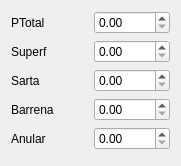
               <widget class="QWidget" name="gridLayoutWidget_8">
                <property name="geometry">
                 <rect>
                  <x>1080</x>
                  <y>220</y>
                  <width>181</width>
                  <height>166</height>
                 </rect>
                </property>
                <layout class="QGridLayout" name="gridLayout_8">
                 <item row="1" column="1">
                  <widget class="QDoubleSpinBox" name="superf"/>
                 </item>
                 <item row="2" column="0">
                  <widget class="QLabel" name="label_55">
                   <property name="text">
                    <string>Sarta</string>
                   </property>
                  </widget>
                 </item>
                 <item row="0" column="1">
                  <widget class="QDoubleSpinBox" name="p_total"/>
                 </item>
                 <item row="2" column="1">
                  <widget class="QDoubleSpinBox" name="sarta_2"/>
                 </item>
                 <item row="0" column="0">
                  <widget class="QLabel" name="label_53">
                   <property name="text">
                    <string>PTotal</string>
                   </property>
                  </widget>
                 </item>
                 <item row="3" column="1">
                  <widget class="QDoubleSpinBox" name="barrena_2"/>
                 </item>
                 <item row="1" column="0">
                  <widget class="QLabel" name="label_54">
                   <property name="text">
                    <string>Superf</string>
                   </property>
                  </widget>
                 </item>
                 <item row="3" column="0">
                  <widget class="QLabel" name="label_56">
                   <property name="text">
                    <string>Barrena</string>
                   </property>
                  </widget>
                 </item>
                 <item row="4" column="0">
                  <widget class="QLabel" name="label_57">
                   <property name="text">
                    <string>Anular</string>
                   </property>
                  </widget>
                 </item>
                 <item row="4" column="1">
                  <widget class="QDoubleSpinBox" name="anular_2"/>
                 </item>
                </layout>
               </widget>
